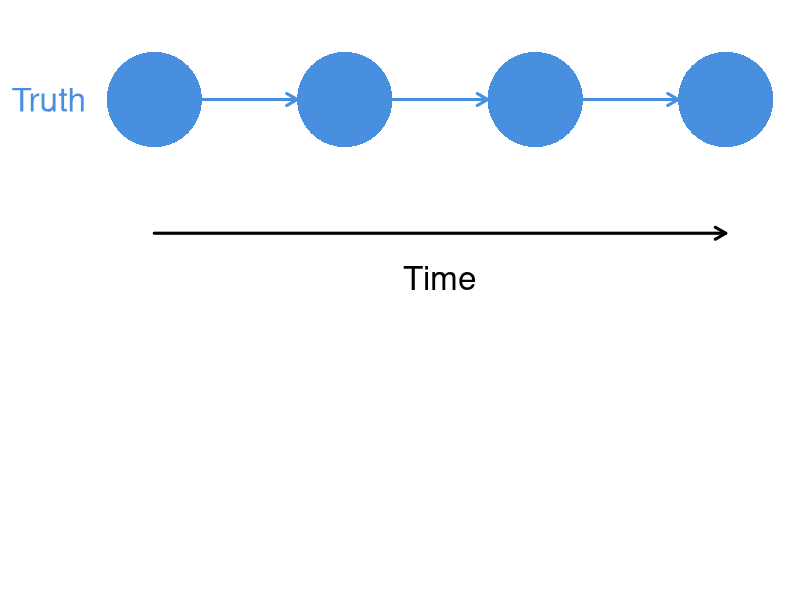
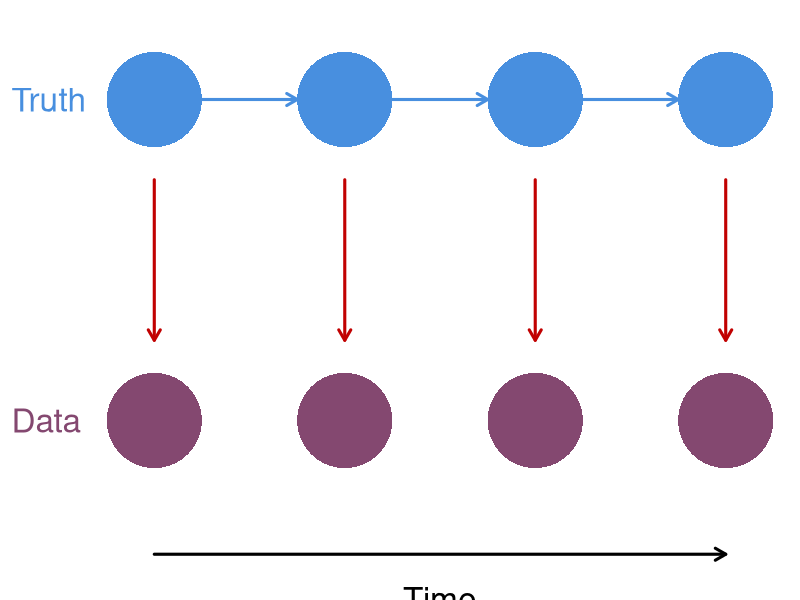
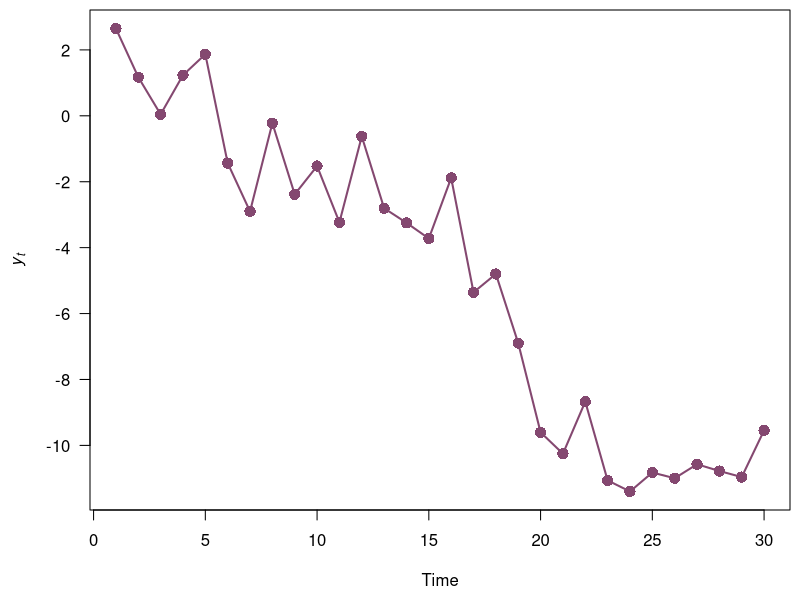
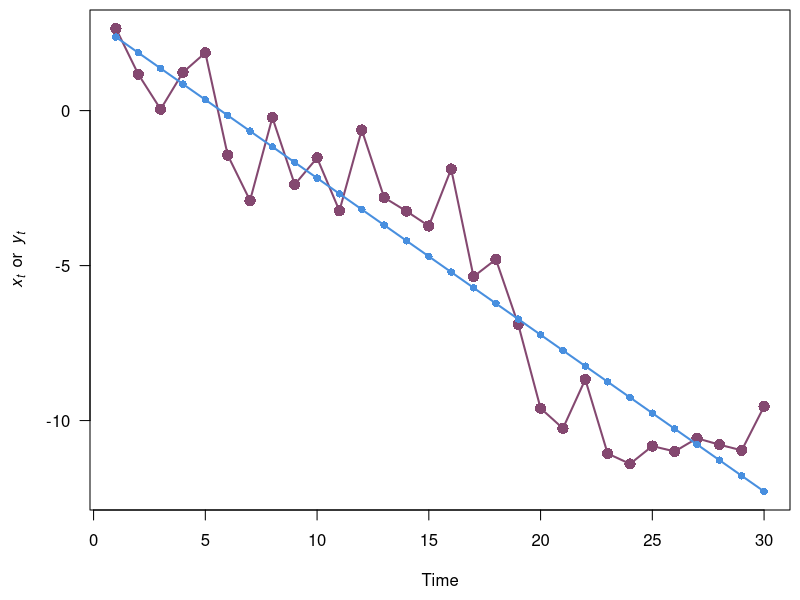
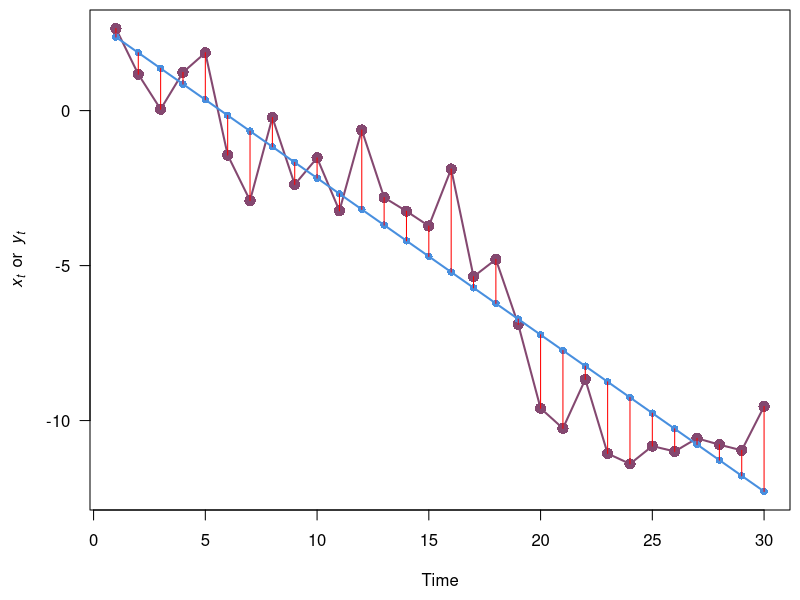
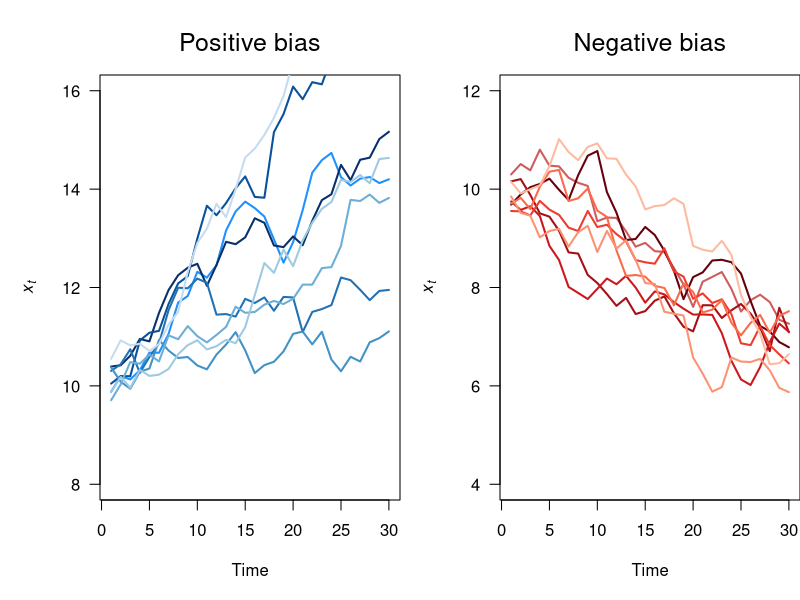
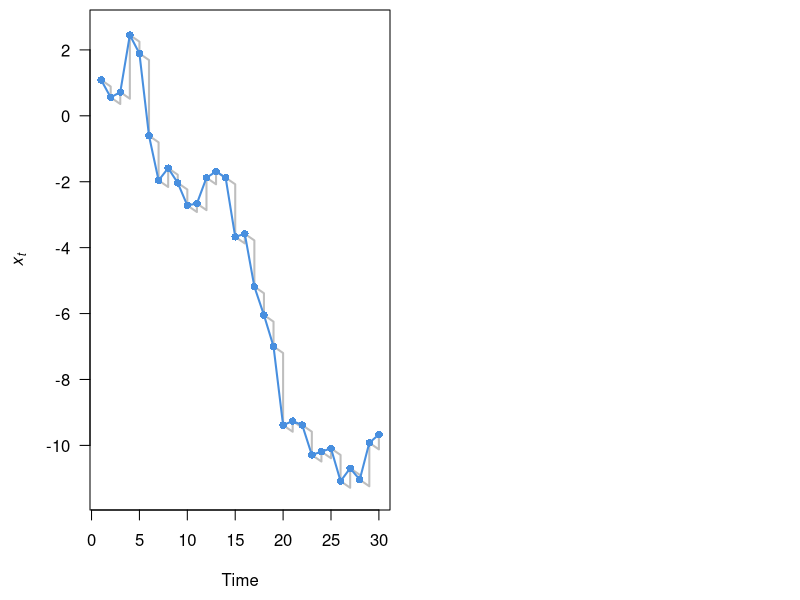
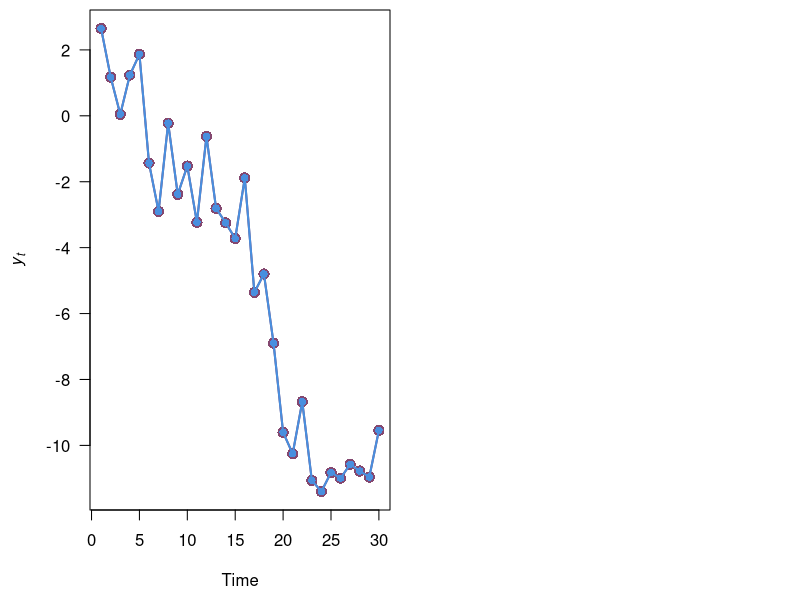

Write the R code that produced these figures, in order.
## ---- chunk 1
knitr::opts_chunk$set(echo = FALSE)
set.seed(592)
## ---- chunk 2
par(mai=c(0.8,0.8,0,0), omi=rep(0,4))
## boundaries
ss <- 5
nn <- 7
rr <- ss*3
cc <- ss*nn
## mid-points
xm <- ss/2 + seq(0,cc-ss,ss)
ymt <- rr - ss/2
ymb <- ss/2
## arrow locs
x0t <- seq(ss, by=2*ss, len=3)
x1t <- x0t + ss
## empty plot space
plot(c(0,cc), c(0,rr), type="n", xlab="", ylab="",
     xaxt="n", yaxt="n", bty="n")
## top row: state
symbols(x=xm[c(1,3,5,7)], y=rep(ymt,4), circles=rep(ss/2,4),
        lty="solid",  fg=NA, bg="#488fdf",
        inches=FALSE, add=TRUE, lwd=3)
text("Truth", x=-ss, y=ymt, adj=c(0,0.5), xpd=NA,
     cex=2, col="#488fdf")
arrows(x0=x0t,x1=x1t,y0=ymt, col="#488fdf", lwd=3, length=0.12)
## Time or space
arrows(x0=ss/2, x1=cc-ss/2, y0=-ss/3+ss*2,
       length=0.12, lwd=3, xpd=NA)
text("Time", x=cc/2, y=-ss/2+ss*2, xpd=NA, pos=1, cex=2)
## ---- chunk 3
par(mai=c(0.8,0.8,0,0), omi=rep(0,4))
## arrow locs
x0t <- seq(ss, by=2*ss, len=3)
x1t <- x0t + ss
y0b <- rr - ss
y1b <- ss
## empty plot space
plot(c(0,cc), c(0,rr), type="n", xlab="", ylab="",
     xaxt="n", yaxt="n", bty="n")
## top row: state
symbols(x=xm[c(1,3,5,7)], y=rep(ymt,4), circles=rep(ss/2,4),
        lty="solid",  fg=NA, bg="#488fdf",
        inches=FALSE, add=TRUE, lwd=3)
text("Truth", x=-ss, y=ymt, adj=c(0,0.5), xpd=NA,
     cex=2, col="#488fdf")
## arrows
arrows(x0=x0t,x1=x1t,y0=ymt, col="#488fdf", lwd=3, length=0.12)
## bottom row: obs
symbols(x=xm[c(1,3,5,7)], y=rep(ss/2,4), circles=rep(ss/2,4),
        lty="solid",  fg=NA, bg="#844870",
        inches=FALSE, add=TRUE, lwd=3)
text("Data", x=-ss, y=ss/2, adj=c(0,0.5), xpd=NA,
     cex=2, col="#844870")
## arrows
arrows(x0=xm[c(1,3,5,7)], y0=y0b, y1=y1b,
       col="#c10101", lwd=3, length=0.12)
## Time or space
arrows(x0=ss/2, x1=cc-ss/2, y0=-ss/3,
       length=0.12, lwd=3, xpd=NA)
text("Time", x=cc/2, y=-ss/2, xpd=NA, pos=1, cex=2)
## ---- chunk 4
TT <- 30

uu <- -0.2
  
ww <- xx <- rnorm(TT)
for(t in 2:TT) {
  xx[t] <- xx[t-1] + uu + ww[t]
}

ee <- rnorm(TT)
yy <- xx + ee

par(mai = c(0.9,0.9,0.1,0.1), omi = c(0,0,0,0))
plot.ts(yy, ylim = range(xx,yy),
        lwd = 2, type = "o", pch = 16, cex = 1.5, col = "#844870",
        las = 1, ylab = expression(italic(y[t])))
## ---- chunk 5
theta <- coef(lm(yy ~ seq(TT)))
y_obs <- theta[1] + theta[2] * seq(TT)

par(mai = c(0.9,0.9,0.1,0.1), omi = c(0,0,0,0))
plot.ts(yy, lwd = 2, type = "o", pch = 16, ylim = range(yy, y_obs),
        cex = 1.5, col = "#844870",
        las = 1, ylab = expression(italic(x[t])~~or~~italic(y[t])))
lines(y_obs, lwd = 2, type = "o", pch = 16, col = "#488fdf")
## ---- chunk 6
theta <- coef(lm(yy ~ seq(TT)))
y_obs <- theta[1] + theta[2] * seq(TT)

par(mai = c(0.9,0.9,0.1,0.1), omi = c(0,0,0,0))
plot.ts(yy, lwd = 2, type = "o", pch = 16, ylim = range(yy, y_obs),  
        cex = 1.5, col = "#844870",
        las = 1, ylab = expression(italic(x[t])~~or~~italic(y[t])))
lines(y_obs, lwd = 2, type = "o", pch = 16, col = "#488fdf")
segments(seq(TT), y0 = y_obs, y1 = yy, col = "red")
## ---- chunk 7
x1 <- cumsum(rnorm(30, 0.1, 0.3)) + 10

x2 <- cumsum(rnorm(30, -0.1, 0.3)) + 10

clr1 <- c("#f7fbff",
          "#deebf7",
          "#c6dbef",
          "#9ecae1",
          "#6baed6",
          "#4292c6",
          "#2171b5",
          "#08519c",
          "#08306b")

clr2 <- c("#fff5f0",
          "#fee0d2",
          "#fcbba1",
          "#fc9272",
          "#fb6a4a",
          "#ef3b2c",
          "#cb181d",
          "#a50f15",
          "#67000d")

par(mfrow = c(1,2), mai = c(1, 1, 0.75, 0))
plot.ts(x1, las = 1, col = "dodgerblue", lwd = 2, ylim = c(8, 16),
        ylab = expression(italic(x[t])), main = "")
mtext("Positive bias", side = 3, line = 1, cex = 1.5)
for(i in 9:3) {
  lines(cumsum(rnorm(30, 0.1, 0.3)) + 10,
        col = clr1[i], lwd = 2)
}

plot.ts(x2, las = 1, col = "indianred", lwd = 2,  ylim = c(4, 12),
        ylab = expression(italic(x[t])), main = "")
mtext("Negative bias", side = 3, line = 1, cex = 1.5)
for(i in 9:3) {
  lines(cumsum(rnorm(30, -0.1, 0.3)) + 10,
        col = clr2[i], lwd = 2)
}
## ---- chunk 8
xw <- rbind(cbind(seq(TT), xx), cbind(seq(TT)+0.5, xx+uu))
xw <- xw[order(xw[,1]),]
xw[,1] <- c(1, rep(seq(2, TT), ea = 2), TT)
  
par(mai = c(0.9,0.9,0.1,0.1), omi = c(0,0,0,0))
## blank slate
plot.ts(yy, ylim = range(xx,yy), type = "n",
        las = 1, ylab = expression(italic(x[t])))
lines(xw[,1], xw[,2], lwd = 2, col = "gray")
lines(xx, lwd = 2, type = "o", pch = 16, col = "#488fdf")
## ---- chunk 9
par(mai = c(0.9,0.9,0.1,0.1), omi = c(0,0,0,0))
plot.ts(yy, lwd = 2, type = "o", pch = 16, cex = 1.5, col = "#844870",
        las = 1, ylab = expression(italic(y[t])))
lines(yy, lwd = 2, type = "o", pch = 16, col = "#488fdf")
## ---- chunk 10
par(mai = c(0.9,0.9,0.1,0.1), omi = c(0,0,0,0))
plot.ts(yy, lwd = 2, type = "o", pch = 16, cex = 1.5, col = "#844870",
        las = 1, ylab = expression(italic(y[t])))
lines(yy, lwd = 2, type = "o", pch = 16, col = "#488fdf")
segments(seq(2,TT), y0 = yy[-TT], y1 = yy[-1], col = "red")
## ---- chunk 11
xw <- rbind(cbind(seq(TT), xx), cbind(seq(TT)+0.5, xx+uu))
xw <- xw[order(xw[,1]),]
xw[,1] <- c(1, rep(seq(2, TT), ea = 2), TT)
  
par(mai = c(0.9,0.9,0.1,0.1), omi = c(0,0,0,0))
## blank slate
plot.ts(yy, ylim = range(xx,yy), type = "n",
        las = 1, ylab = expression(italic(x[t])))
lines(xw[,1], xw[,2], lwd = 2, col = "gray")
lines(xx, lwd = 2, type = "o", pch = 16, col = "#488fdf")
## ---- chunk 12
par(mai = c(0.9,0.9,0.1,0.1), omi = c(0,0,0,0))
## blank slate
plot.ts(yy, ylim = range(xx,yy), type = "n",
        las = 1, ylab = expression(italic(x[t])))
## lines(xw[,1], xw[,2], type = "o", pch = 16, lwd = 2, col = "gray")
lines(xx, lwd = 2, type = "o", pch = 16, col = "#488fdf")
## ---- chunk 13
par(mai = c(0.9,0.9,0.1,0.1), omi = c(0,0,0,0))
plot.ts(yy, type = "n",
        las = 1, ylab = expression(italic(x[t])~~or~~italic(y[t])))
lines(xx, lwd = 2, type = "o", pch = 16, col = "#488fdf")
lines(yy, lwd = 2, type = "o", pch = 16, cex = 1.5, col = "#844870")
segments(seq(TT), y0 = xx, y1 = yy, col = "red")
## ---- chunk 14
par(mai = c(0.9,0.9,0.1,0.1), omi = c(0,0,0,0))
## blank slate
plot.ts(yy, ylim = range(xx,yy), type = "n",
        las = 1, ylab = expression(italic(x[t])~~or~~italic(y[t])))
lines(xw[,1], xw[,2], lwd = 2, col = "gray")
lines(xx, lwd = 2, type = "o", pch = 16, col = "#488fdf")
segments(seq(TT), y0 = xx, y1 = yy, col = "red")
lines(yy, lwd = 2, type = "o", pch = 16, col = "#844870", cex = 1.5)
## ---- chunk 15
xp <- matrix(NA, TT, 3)
xp[1,] <- c(0,0,0)

for(t in 2:TT) {
  xp[t,] <- xp[t-1,] + uu + rnorm(3)
}

yp <- xp[,1] + matrix(rnorm(TT*3), TT, 3)

par(mfcol = c(2,3), mai = c(0.6,0.6,0.1,0), omi = c(0,0,0.2,0))
for(i in 1:3) {
  plot.ts(xp[,i], xlab = "", ylab = expression(italic(x[t])))
  if(i == 2) {
    mtext(side = 3, " Different realizations of same process",
          line = 0.5, xpd = NA)
    }
  plot.ts(yp[,i], ylab = expression(italic(y[t])))
  if(i == 2) {
    mtext(side = 3, " Different observations of same process",
          line = 0.5, xpd = NA)
    }
}
## ---- chunk 16
## number of time steps
TT <- 40
## bias term
uu <- 0.2
## time series of process errors with var = 1
ww <- rnorm(TT, 0, sqrt(1))
## initialize state & set x0 = w0
xx <- ww
## loop over time steps
for(t in 2:TT) {
  xx[t] <- uu + xx[t-1] + ww[t]
}
## ---- chunk 17
## obs errors with var = 0.3
vv <- rnorm(TT, 0, sqrt(0.3))
## obs data
yy <- xx + vv
## ---- chunk 18
par(mai = c(0.8,0.8,0,0), omi = c(0,0,0,0))
plot.ts(xx, lwd = 2, type = "o", pch = 16, col = "#488fdf",
        las = 1, ylim = c(min(xx,yy), max(xx,yy)),
        ylab = expression(italic(x[t])~~or~~italic(y[t])))
lines(yy, lwd = 2, type = "o", pch = 16, cex = 1.5, col = "#844870")
## ---- chunk 19
## number of time steps
TT <- 40
## strength of density-dependence (0 < b < 1)
bb <- 0.5
## time series of process errors with SD = 1
ww <- rnorm(TT, 0, 0.5)
## initialize state & set x0 = w0
xx <- ww
## loop over time steps
for(t in 2:TT) {
  xx[t] <- bb * xx[t-1] + ww[t]
}
## ---- chunk 20
## obs errors with SD = 0.5
vv <- rnorm(TT, 0, 0.5)
## obs data
yy <- xx + vv
## ---- chunk 21
par(mai = c(0.8,0.8,0,0), omi = c(0,0,0,0))
plot.ts(xx, lwd = 2, type = "o", pch = 16, col = "#488fdf",
        las = 1, ylim = c(min(xx,yy), max(xx,yy)),
        ylab = expression(italic(x[t])~~or~~italic(y[t])))
lines(yy, lwd = 2, type = "o", pch = 16, cex = 1.5, col = "#844870")
## ---- chunk 22
ww <- xx <- xy <- rnorm(TT)

bb <- 0.7

CC <- DD <- 2
cc <- dd <- sin(2*pi*seq(TT)/12)
  
for(t in 2:TT) {
  xx[t] <- bb * xx[t-1] + CC * cc[t] + ww[t]
  xy[t] <- bb * xy[t-1] + ww[t]
}

ee <- rnorm(TT, 0, 1)
yy <- xx + ee

par(mai = c(0.9,0.9,0.5,0.1), omi = c(0,0,0,0))
plot.ts(xx, ylim = range(xx,yy),
        lwd = 2, type = "o", pch = 16, col = "#488fdf",
        las = 1, ylab = expression(paste(italic(x[t]), " or ", italic(y[t]))))
lines(yy, lwd = 2, type = "o", pch = 16, col = "#844870",)
# mtext(side = 3,
#       expression(italic(x[t])==italic(bx[t-1])~+~italic(Cc[t])~+~italic(w[t])),
#       line = 0.5, adj = 0)
## ---- chunk 23
# ww <- xx <- xy <- rnorm(TT)
# 
# bb <- 0.7
# 
# CC <- DD <- 2
# cc <- dd <- sin(2*pi*seq(TT)/12)
#   
# for(t in 2:TT) {
#   xx[t] <- bb * xx[t-1] + CC * cc[t] + ww[t]
#   xy[t] <- bb * xy[t-1] + ww[t]
# }
# 
# ee <- rnorm(TT)
yy <- xy + DD * dd + ee

par(mai = c(0.9,0.9,0.5,0.1), omi = c(0,0,0,0))
plot.ts(xy, ylim = range(xy,yy),
        lwd = 2, type = "o", pch = 16, col = "#488fdf",
        las = 1, ylab = expression(paste(italic(x[t]), " or ", italic(y[t]))))
lines(yy, lwd = 2, type = "o", pch = 16, col = "#844870",)
# mtext(side = 3,
#       expression(italic(y[t])==italic(x[t])~+~italic(Dd[t])~+~italic(v[t])),
#       line = 0.5, adj = 0)
